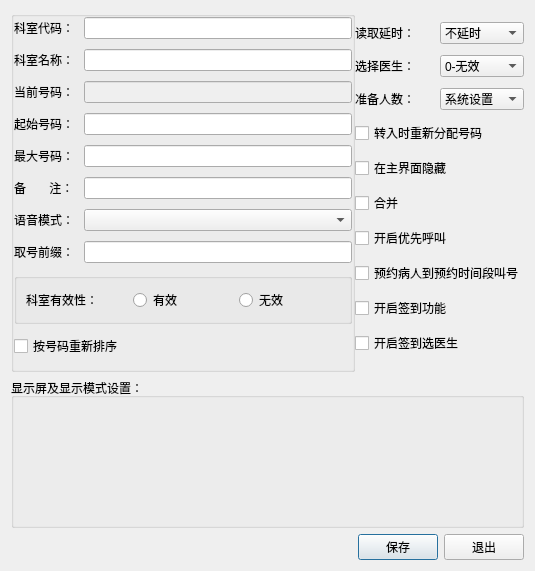
<?xml version="1.0" encoding="UTF-8"?>
<ui version="4.0">
 <class>Dialog_group_setting</class>
 <widget class="QDialog" name="Dialog_group_setting">
  <property name="geometry">
   <rect>
    <x>0</x>
    <y>0</y>
    <width>535</width>
    <height>571</height>
   </rect>
  </property>
  <property name="windowTitle">
   <string>科室明细设置</string>
  </property>
  <layout class="QGridLayout" name="gridLayout_2">
   <item row="0" column="0">
    <layout class="QVBoxLayout" name="verticalLayout_3" stretch="1,1,0">
     <item>
      <layout class="QHBoxLayout" name="horizontalLayout_12">
       <property name="spacing">
        <number>0</number>
       </property>
       <property name="rightMargin">
        <number>0</number>
       </property>
       <item>
        <widget class="QGroupBox" name="groupBox_3">
         <property name="acceptDrops">
          <bool>false</bool>
         </property>
         <property name="flat">
          <bool>true</bool>
         </property>
         <layout class="QVBoxLayout" name="verticalLayout">
          <property name="spacing">
           <number>10</number>
          </property>
          <property name="leftMargin">
           <number>0</number>
          </property>
          <property name="topMargin">
           <number>0</number>
          </property>
          <property name="rightMargin">
           <number>0</number>
          </property>
          <property name="bottomMargin">
           <number>11</number>
          </property>
          <item>
           <layout class="QHBoxLayout" name="horizontalLayout">
            <item>
             <widget class="QLabel" name="label">
              <property name="text">
               <string>科室代码：</string>
              </property>
             </widget>
            </item>
            <item>
             <widget class="QLineEdit" name="lineEdit_ksid"/>
            </item>
           </layout>
          </item>
          <item>
           <layout class="QHBoxLayout" name="horizontalLayout_2">
            <item>
             <widget class="QLabel" name="label_2">
              <property name="text">
               <string>科室名称：</string>
              </property>
             </widget>
            </item>
            <item>
             <widget class="QLineEdit" name="lineEdit_ksmc"/>
            </item>
           </layout>
          </item>
          <item>
           <layout class="QHBoxLayout" name="horizontalLayout_3">
            <item>
             <widget class="QLabel" name="label_3">
              <property name="text">
               <string>当前号码：</string>
              </property>
             </widget>
            </item>
            <item>
             <widget class="QLineEdit" name="lineEdit_dqhm">
              <property name="enabled">
               <bool>false</bool>
              </property>
             </widget>
            </item>
           </layout>
          </item>
          <item>
           <layout class="QHBoxLayout" name="horizontalLayout_4">
            <item>
             <widget class="QLabel" name="label_4">
              <property name="text">
               <string>起始号码：</string>
              </property>
             </widget>
            </item>
            <item>
             <widget class="QLineEdit" name="lineEdit_qshm">
              <property name="enabled">
               <bool>true</bool>
              </property>
             </widget>
            </item>
           </layout>
          </item>
          <item>
           <layout class="QHBoxLayout" name="horizontalLayout_5">
            <item>
             <widget class="QLabel" name="label_5">
              <property name="text">
               <string>最大号码：</string>
              </property>
             </widget>
            </item>
            <item>
             <widget class="QLineEdit" name="lineEdit_zdhm"/>
            </item>
           </layout>
          </item>
          <item>
           <layout class="QHBoxLayout" name="horizontalLayout_6">
            <item>
             <widget class="QLabel" name="label_6">
              <property name="text">
               <string>备       注：</string>
              </property>
             </widget>
            </item>
            <item>
             <widget class="QLineEdit" name="lineEdit_memo"/>
            </item>
           </layout>
          </item>
          <item>
           <layout class="QHBoxLayout" name="horizontalLayout_7" stretch="0,1">
            <item>
             <widget class="QLabel" name="label_8">
              <property name="text">
               <string>语音模式：</string>
              </property>
             </widget>
            </item>
            <item>
             <widget class="QComboBox" name="comboBox_yyms"/>
            </item>
           </layout>
          </item>
          <item>
           <layout class="QHBoxLayout" name="horizontalLayout_8">
            <item>
             <widget class="QLabel" name="label_7">
              <property name="text">
               <string>取号前缀：</string>
              </property>
             </widget>
            </item>
            <item>
             <widget class="QLineEdit" name="lineEdit_hmqz"/>
            </item>
           </layout>
          </item>
          <item>
           <widget class="QGroupBox" name="groupBox">
            <property name="title">
             <string/>
            </property>
            <layout class="QGridLayout" name="gridLayout">
             <item row="0" column="1">
              <widget class="QRadioButton" name="radioButton_valid">
               <property name="text">
                <string>有效</string>
               </property>
              </widget>
             </item>
             <item row="0" column="2">
              <widget class="QRadioButton" name="radioButton_invalid">
               <property name="text">
                <string>无效</string>
               </property>
              </widget>
             </item>
             <item row="0" column="0">
              <widget class="QLabel" name="label_12">
               <property name="text">
                <string>科室有效性：</string>
               </property>
              </widget>
             </item>
            </layout>
           </widget>
          </item>
          <item>
           <widget class="QCheckBox" name="checkBox_resort">
            <property name="text">
             <string>按号码重新排序</string>
            </property>
           </widget>
          </item>
         </layout>
        </widget>
       </item>
       <item>
        <layout class="QVBoxLayout" name="verticalLayout_2">
         <property name="spacing">
          <number>0</number>
         </property>
         <property name="rightMargin">
          <number>0</number>
         </property>
         <item>
          <layout class="QHBoxLayout" name="horizontalLayout_9">
           <property name="spacing">
            <number>0</number>
           </property>
           <item>
            <widget class="QLabel" name="label_9">
             <property name="text">
              <string>读取延时：</string>
             </property>
            </widget>
           </item>
           <item>
            <widget class="QComboBox" name="comboBox_delaytime">
             <item>
              <property name="text">
               <string>不延时</string>
              </property>
             </item>
             <item>
              <property name="text">
               <string>10秒</string>
              </property>
             </item>
             <item>
              <property name="text">
               <string>20秒</string>
              </property>
             </item>
             <item>
              <property name="text">
               <string>30秒</string>
              </property>
             </item>
             <item>
              <property name="text">
               <string>1分钟</string>
              </property>
             </item>
             <item>
              <property name="text">
               <string>2分钟</string>
              </property>
             </item>
             <item>
              <property name="text">
               <string>3分钟</string>
              </property>
             </item>
             <item>
              <property name="text">
               <string>4分钟</string>
              </property>
             </item>
             <item>
              <property name="text">
               <string>5分钟</string>
              </property>
             </item>
             <item>
              <property name="text">
               <string>6分钟</string>
              </property>
             </item>
             <item>
              <property name="text">
               <string>7分钟</string>
              </property>
             </item>
             <item>
              <property name="text">
               <string>8分钟</string>
              </property>
             </item>
             <item>
              <property name="text">
               <string>9分钟</string>
              </property>
             </item>
             <item>
              <property name="text">
               <string>10分钟</string>
              </property>
             </item>
            </widget>
           </item>
          </layout>
         </item>
         <item>
          <layout class="QHBoxLayout" name="horizontalLayout_10">
           <item>
            <widget class="QLabel" name="label_10">
             <property name="text">
              <string>选择医生：</string>
             </property>
            </widget>
           </item>
           <item>
            <widget class="QComboBox" name="comboBox_choose_doctor">
             <item>
              <property name="text">
               <string>0-无效</string>
              </property>
             </item>
             <item>
              <property name="text">
               <string>1-选择</string>
              </property>
             </item>
             <item>
              <property name="text">
               <string>2-不选</string>
              </property>
             </item>
            </widget>
           </item>
          </layout>
         </item>
         <item>
          <layout class="QHBoxLayout" name="horizontalLayout_11">
           <item>
            <widget class="QLabel" name="label_11">
             <property name="text">
              <string>准备人数：</string>
             </property>
            </widget>
           </item>
           <item>
            <widget class="QComboBox" name="comboBox_prepare_number">
             <item>
              <property name="text">
               <string>系统设置</string>
              </property>
             </item>
             <item>
              <property name="text">
               <string>1</string>
              </property>
             </item>
             <item>
              <property name="text">
               <string>2</string>
              </property>
             </item>
             <item>
              <property name="text">
               <string>3</string>
              </property>
             </item>
             <item>
              <property name="text">
               <string>4</string>
              </property>
             </item>
             <item>
              <property name="text">
               <string>5</string>
              </property>
             </item>
             <item>
              <property name="text">
               <string>6</string>
              </property>
             </item>
             <item>
              <property name="text">
               <string>7</string>
              </property>
             </item>
             <item>
              <property name="text">
               <string>8</string>
              </property>
             </item>
             <item>
              <property name="text">
               <string>9</string>
              </property>
             </item>
             <item>
              <property name="text">
               <string>10</string>
              </property>
             </item>
             <item>
              <property name="text">
               <string>20</string>
              </property>
             </item>
             <item>
              <property name="text">
               <string>30</string>
              </property>
             </item>
             <item>
              <property name="text">
               <string>40</string>
              </property>
             </item>
             <item>
              <property name="text">
               <string>50</string>
              </property>
             </item>
             <item>
              <property name="text">
               <string>60</string>
              </property>
             </item>
             <item>
              <property name="text">
               <string>70</string>
              </property>
             </item>
             <item>
              <property name="text">
               <string>80</string>
              </property>
             </item>
             <item>
              <property name="text">
               <string>90</string>
              </property>
             </item>
             <item>
              <property name="text">
               <string>100</string>
              </property>
             </item>
            </widget>
           </item>
          </layout>
         </item>
         <item>
          <widget class="QCheckBox" name="checkBox_get_no_again">
           <property name="text">
            <string>转入时重新分配号码</string>
           </property>
          </widget>
         </item>
         <item>
          <widget class="QCheckBox" name="checkBox_hide_in_maiform">
           <property name="text">
            <string>在主界面隐藏</string>
           </property>
          </widget>
         </item>
         <item>
          <widget class="QCheckBox" name="checkBox_combine">
           <property name="text">
            <string>合并</string>
           </property>
          </widget>
         </item>
         <item>
          <widget class="QCheckBox" name="checkBox_start_prior_call">
           <property name="text">
            <string>开启优先呼叫</string>
           </property>
          </widget>
         </item>
         <item>
          <widget class="QCheckBox" name="checkBox_appointment_patient_call">
           <property name="text">
            <string>预约病人到预约时间段叫号</string>
           </property>
          </widget>
         </item>
         <item>
          <widget class="QCheckBox" name="checkBox_start_sign">
           <property name="text">
            <string>开启签到功能</string>
           </property>
          </widget>
         </item>
         <item>
          <widget class="QCheckBox" name="checkBox_start_choose_doctor_while_signing">
           <property name="text">
            <string>开启签到选医生</string>
           </property>
          </widget>
         </item>
        </layout>
       </item>
      </layout>
     </item>
     <item>
      <widget class="QGroupBox" name="groupBox_displaydismode">
       <property name="title">
        <string>显示屏及显示模式设置：</string>
       </property>
      </widget>
     </item>
     <item>
      <layout class="QHBoxLayout" name="horizontalLayout_13">
       <item>
        <spacer name="horizontalSpacer">
         <property name="orientation">
          <enum>Qt::Horizontal</enum>
         </property>
         <property name="sizeHint" stdset="0">
          <size>
           <width>40</width>
           <height>20</height>
          </size>
         </property>
        </spacer>
       </item>
       <item>
        <widget class="QPushButton" name="pushButton_save">
         <property name="text">
          <string>保存</string>
         </property>
         <property name="icon">
          <iconset resource="res.qrc">
           <normaloff>:/icon/icon/save.png</normaloff>:/icon/icon/save.png</iconset>
         </property>
        </widget>
       </item>
       <item>
        <widget class="QPushButton" name="pushButton_exit">
         <property name="text">
          <string>退出</string>
         </property>
         <property name="icon">
          <iconset resource="res.qrc">
           <normaloff>:/icon/icon/exit.ico</normaloff>:/icon/icon/exit.ico</iconset>
         </property>
        </widget>
       </item>
      </layout>
     </item>
    </layout>
   </item>
  </layout>
 </widget>
 <resources>
  <include location="res.qrc"/>
 </resources>
 <connections/>
</ui>
